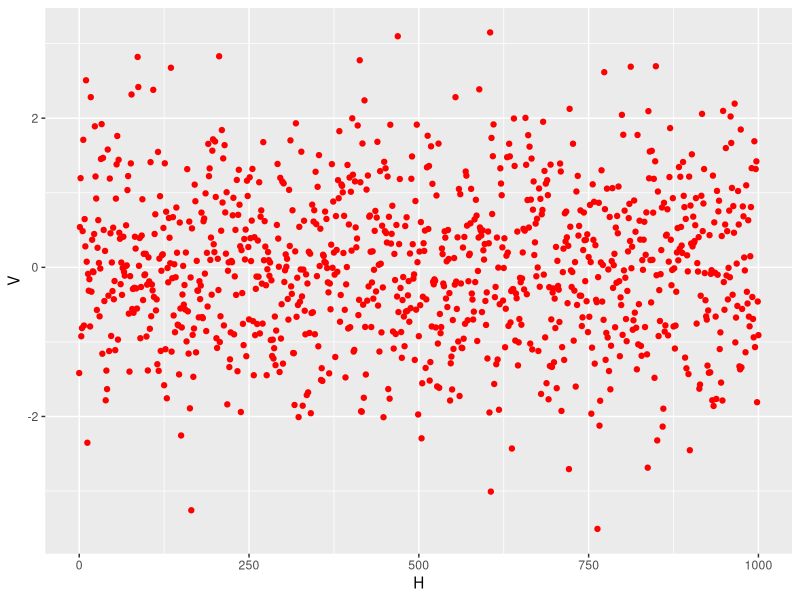

Source code (R):
## ---- chunk 1
MyFrame = as.data.frame(
                  cbind(H = seq(0,1000,1),
                        V = rnorm(length(seq(0,1000,1))))
)


library(ggplot2)

ggplot(MyFrame, aes(H,V)) +
  geom_point(col="red")
## ---- chunk 2
2+3
## ---- chunk 3
2+3+3/2
